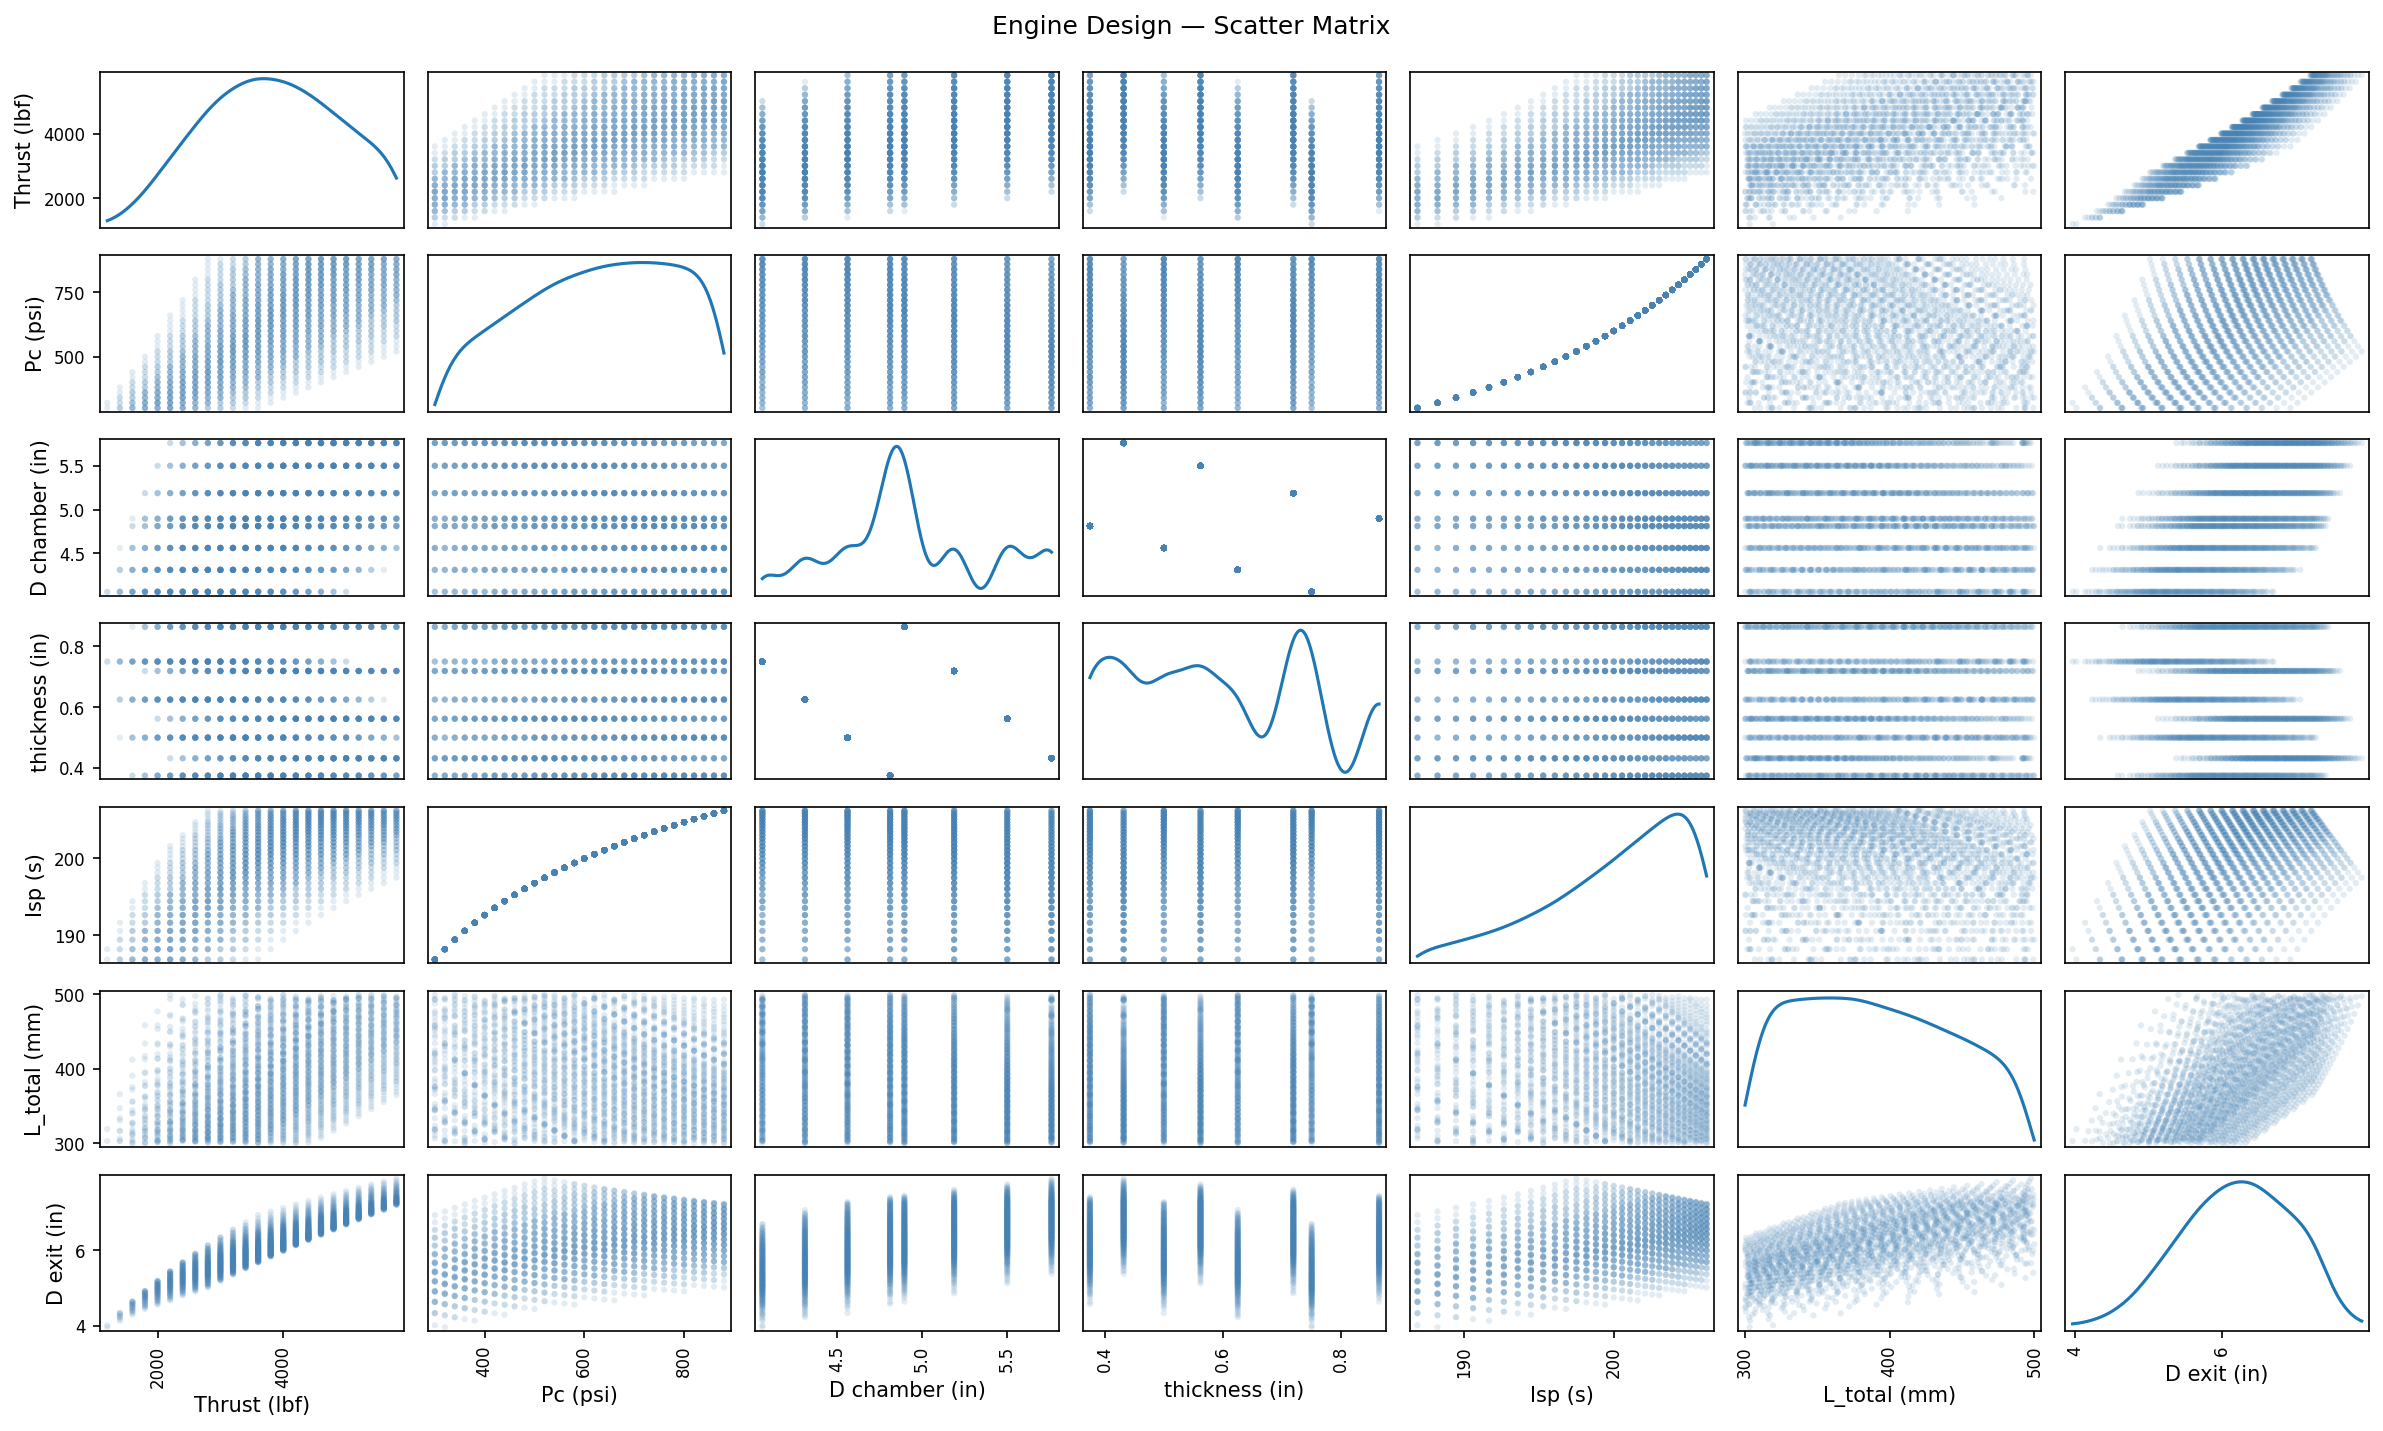

This figure's Python source:
import pandas as pd
import matplotlib.pyplot as plt
from pandas.plotting import scatter_matrix

# ── Load data ──────────────────────────────────────────────────────────────────
df = pd.read_excel('designs.xlsx')

# ── Select columns to plot ─────────────────────────────────────────────────────
# Inputs
input_cols  = ['F_lbf', 'pc_psi', 'D_chamber_in', 't_chamber_in']

# Outputs
output_cols = ['Isp_s', 'total_length_mm', 'De_in']

# Combined
cols = input_cols + output_cols

# Rename for nicer labels on the plot
rename = {
    'F_lbf':        'Thrust (lbf)',
    'pc_psi':       'Pc (psi)',
    'D_chamber_in': 'D chamber (in)',
    't_chamber_in': 'thickness (in)',
    'Isp_s':        'Isp (s)',
    'total_length_mm': 'L_total (mm)',
    'De_in':        'D exit (in)',
}

df_plot = df[cols].rename(columns=rename)

# ── Plot ───────────────────────────────────────────────────────────────────────
scatter_matrix(
    df_plot,
    alpha=0.15,       # point transparency
    figsize=(16, 10),
    diagonal='kde',   # show smooth distribution on diagonal instead of histogram
    marker='.',
    color='steelblue',
)

plt.suptitle('Engine Design — Scatter Matrix', fontsize=12, y=0.95)
plt.tight_layout(rect=[0, 0, 1, 0.96])
plt.savefig('scatter_matrix.png', dpi=150, bbox_inches='tight')
plt.show()
print("Saved → scatter_matrix.png")
